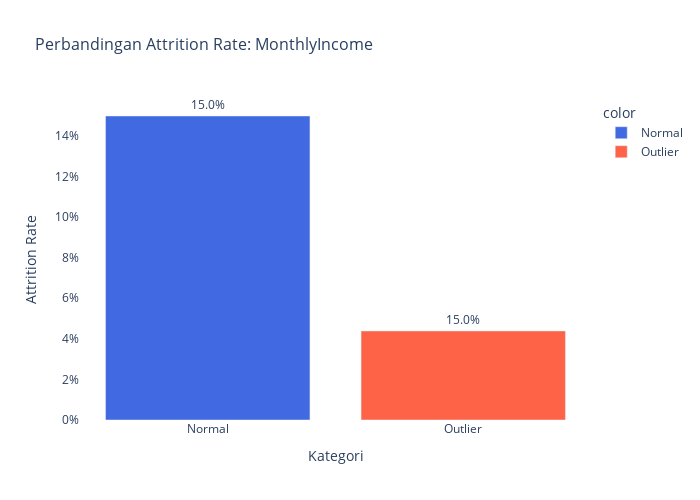

Source (notebook cell):
### Code cell
attrition_results = []
for col in important_columns:
    result = analyze_outlier_attrition(df, col)
    attrition_results.append(result)

# Ringkasan hasil
print("\nRingkasan Hubungan Outlier dengan Attrition:")
result_df = pd.DataFrame(attrition_results)
result_df = result_df.sort_values('ratio', ascending=False)
print(result_df)

### Figure 1 — Plotly figure (JSON) as saved in the notebook; plotly's stock layout.template omitted (floating-point values rounded to 4 significant figures)
{"data": [{"hovertemplate": "color=Normal<br>Kategori=%{x}<br>Attrition Rate=%{y}<extra></extra>", "legendgroup": "Normal", "marker": {"color": "royalblue", "pattern": {"shape": ""}}, "name": "Normal", "orientation": "v", "showlegend": true, "text": ["15.0%", "4.4%"], "textposition": "outside", "type": "bar", "x": ["Normal"], "xaxis": "x", "y": [0.1497], "yaxis": "y"}, {"hovertemplate": "color=Outlier<br>Kategori=%{x}<br>Attrition Rate=%{y}<extra></extra>", "legendgroup": "Outlier", "marker": {"color": "tomato", "pattern": {"shape": ""}}, "name": "Outlier", "orientation": "v", "showlegend": true, "text": ["15.0%", "4.4%"], "textposition": "outside", "type": "bar", "x": ["Outlier"], "xaxis": "x", "y": [0.04386], "yaxis": "y"}], "layout": {"barmode": "relative", "height": 500, "legend": {"title": {"text": "color"}, "tracegroupgap": 0}, "plot_bgcolor": "white", "title": {"font": {"size": 16}, "text": "Perbandingan Attrition Rate: MonthlyIncome"}, "width": 700, "xaxis": {"anchor": "y", "domain": [0, 1], "title": {"text": "Kategori"}}, "yaxis": {"anchor": "x", "domain": [0, 1], "tickformat": ".0%", "title": {"text": "Attrition Rate"}}}}
